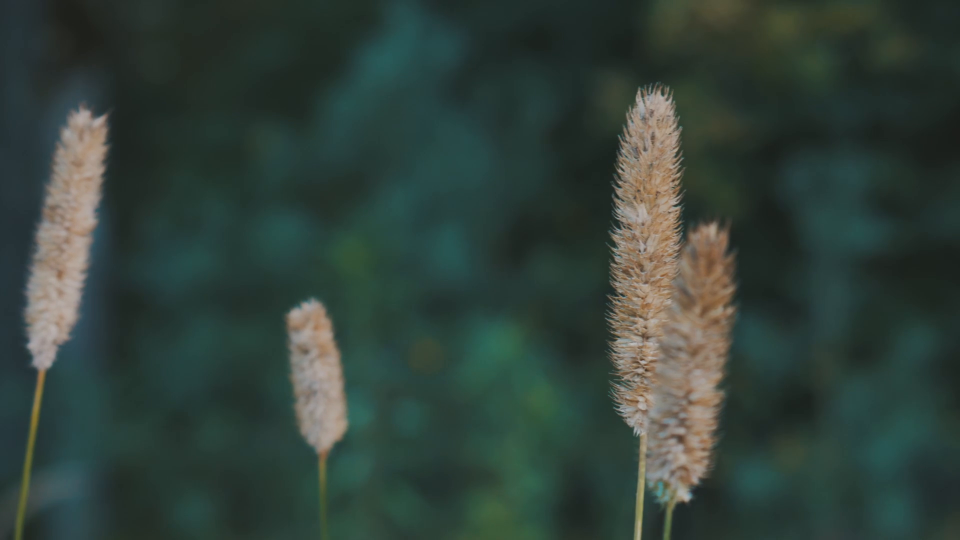
#> input picture frame 13 of opencv_study/videos/video2.mp4, 1920 x 1080 px (shown at 1/2 size)
$ python opencv_video_contour.py
#> lines starting #> are read from the running program, lines starting #| are printed output that depends on the picture; after the words box and inside, x2 and y2 are one past the last pixel; in counts of white or black regions, pixels touching at a corner belong together

import cv2

cap = cv2.VideoCapture("opencv_study/videos/video2.mp4")

# 영상 fps
fps = cap.get(cv2.CAP_PROP_FPS)

delay = int(1000 / fps) # waitKey에 넣을 딜레이 계산

while True:
    ret, frame = cap.read()
#> frame is the input picture: shape (1080, 1920, 3); mean B, G, R 58.2, 65.2, 50
    if not ret:
        print("영상 종료")
        break

    frame = cv2.resize(frame, (640,360))
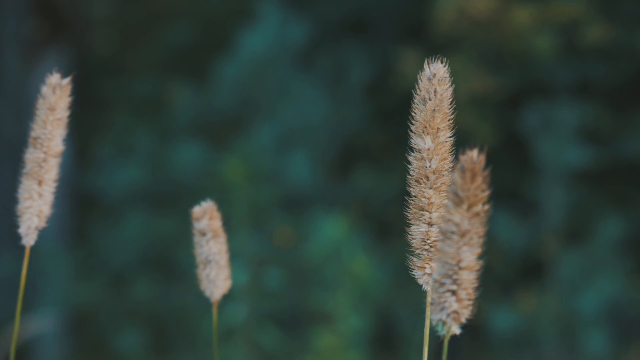
#> frame: shape (360, 640, 3); mean B, G, R 58.2, 65.2, 50

    gray = cv2.cvtColor(frame, cv2.COLOR_BGR2GRAY)
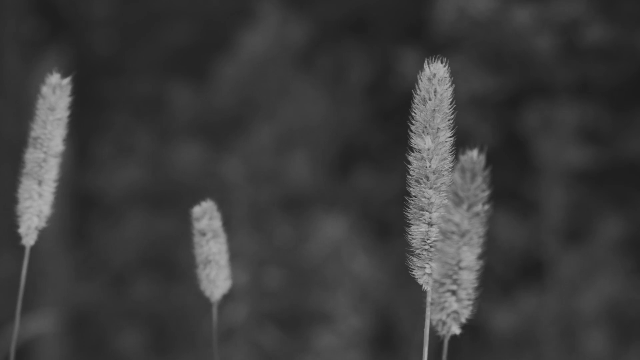
#> gray: shape (360, 640); min 28, max 189, mean 59.8

    blur = cv2.GaussianBlur(gray, (5,5), 0)

    _, thresh = cv2.threshold(
        blur, 100, 255, cv2.THRESH_BINARY
    )
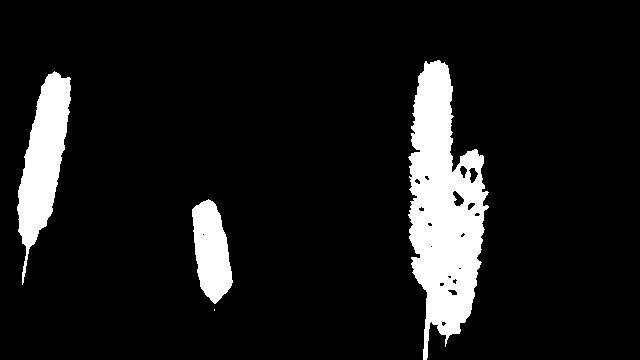
#> thresh: shape (360, 640); 9.8% white; 4 white regions (1 under 20 px)

    contours, _  = cv2.findContours(
        thresh,
        cv2.RETR_EXTERNAL,
        cv2.CHAIN_APPROX_SIMPLE
    )
#> contours = 4 contours, 1 with area under 20; largest, box (x1, y1, x2, y2) and area: (408, 60, 489, 360) 14203, (17, 71, 71, 285) 5324, (192, 199, 233, 304) 2788

    print("객체 몇개 : ", len(contours))
#| 객체 몇개 :  4

    result = frame.copy()

    for cnt in contours:
        x,y,w,h = cv2.boundingRect(cnt)
        cv2.rectangle(
            result,
            (x,y),
            (x+w , y+h),
            (0,0,255), 2
    )
#> this loop made 4 passes
#> (x, y, w, h) on passes 2 to 4: (192, 199, 41, 105), (17, 71, 54, 214), (408, 60, 81, 300)
#> (cnt, x, y, w, h) on pass 1: ([[214, 309], [214, 310]], 214, 309, 1, 2)
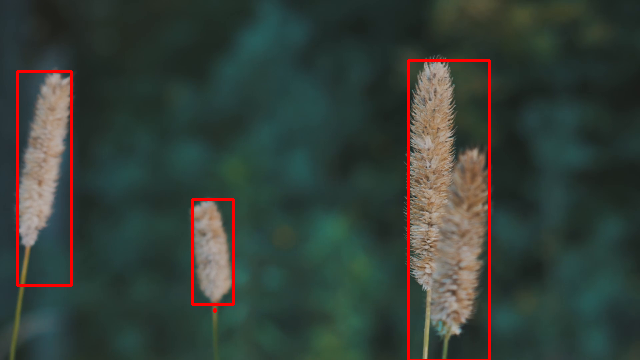
#> result: shape (360, 640, 3); 2% of pixels changed, all inside (x1, y1, x2, y2) = (16, 59, 491, 360)

    cv2.imshow("rect", result)
    cv2.imshow("thresh", thresh)

    if cv2.waitKey(int(delay*2)) == 27:
#> (key Esc is pressed here)
        print("종료")
        break

cap.release()
cv2.destroyAllWindows()

$ run again, starting later in the video
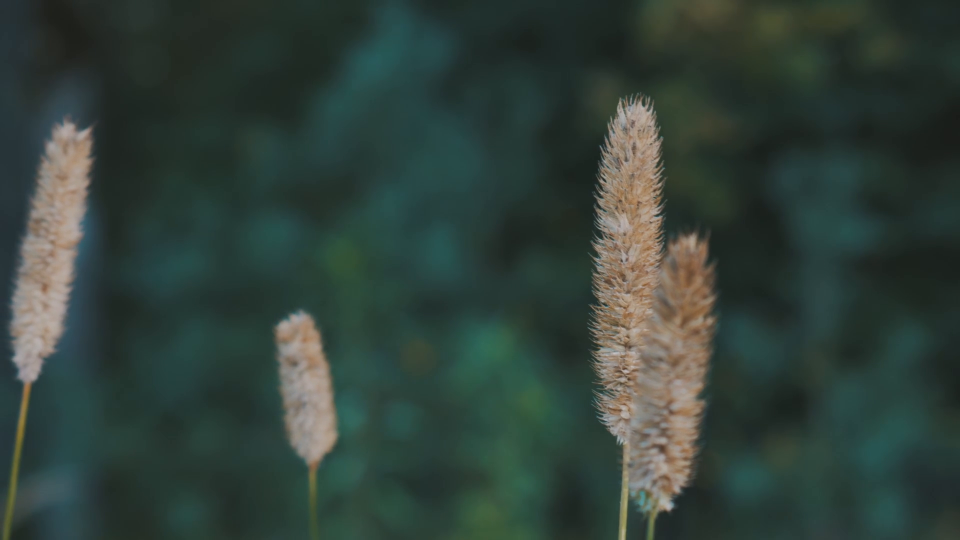
#> input picture frame 62 of opencv_study/videos/video2.mp4, 1920 x 1080 px (shown at 1/2 size)
#> frame is the input picture: shape (1080, 1920, 3); mean B, G, R 58, 65, 49.9
#> frame: shape (360, 640, 3)
#> `_, thresh = cv2.threshold( blur, 100, 255, cv2.THRESH_BINARY )`:
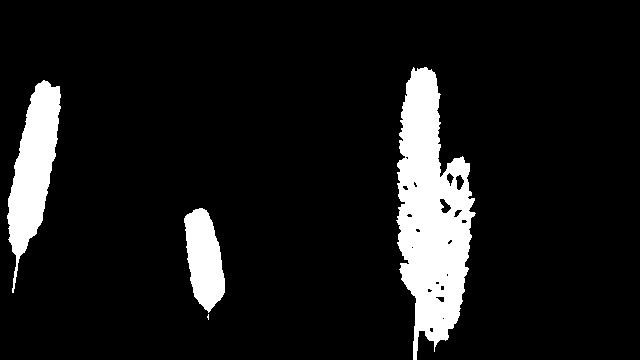
#> thresh: shape (360, 640); 9.7% white; 4 white regions (1 under 20 px)
#> contours = 4 contours, 1 with area under 20; largest, box (x1, y1, x2, y2) and area: (396, 67, 476, 360) 13901, (7, 80, 61, 293) 5343, (184, 208, 225, 313) 2784
#| 객체 몇개 :  4
#> the loop `for cnt in contours:` made 4 passes
#> (x, y, w, h) on passes 1 to 4: (207, 314, 2, 6), (184, 208, 41, 105), (7, 80, 54, 213), (396, 67, 80, 293)
#> after the loop `for cnt in contours:`:
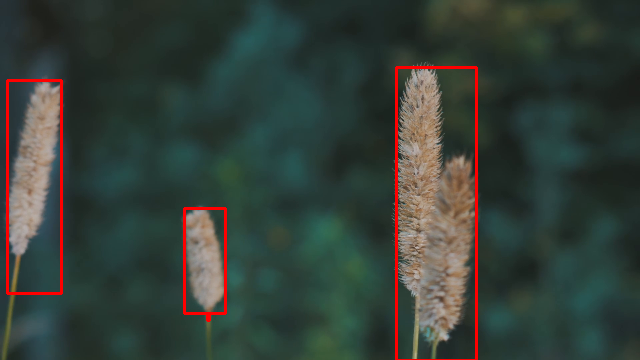
#> result: shape (360, 640, 3); mean B, G, R 56.8, 63.7, 53.9

$ run again, starting later in the video
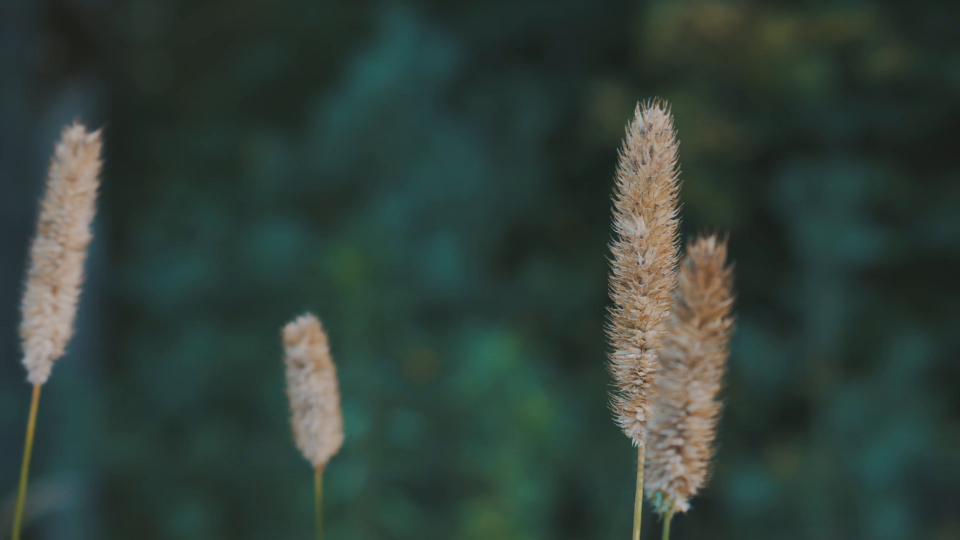
#> input picture frame 110 of opencv_study/videos/video2.mp4, 1920 x 1080 px (shown at 1/2 size)
#> frame is the input picture: shape (1080, 1920, 3); mean B, G, R 57.7, 64.8, 49.6
#> frame: shape (360, 640, 3)
#> `_, thresh = cv2.threshold( blur, 100, 255, cv2.THRESH_BINARY )`:
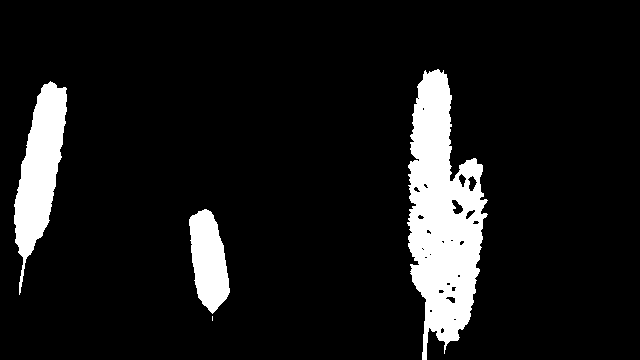
#> thresh: shape (360, 640); 9.7% white; 4 white regions (1 under 20 px)
#> contours = 4 contours, 1 with area under 20; largest, box (x1, y1, x2, y2) and area: (407, 69, 488, 360) 13918, (14, 81, 67, 295) 5332, (189, 209, 230, 314) 2786
#| 객체 몇개 :  4
#> the loop `for cnt in contours:` made 4 passes
#> (x, y, w, h) on passes 2 to 4: (189, 209, 41, 105), (14, 81, 53, 214), (407, 69, 81, 291)
#> after the loop `for cnt in contours:`:
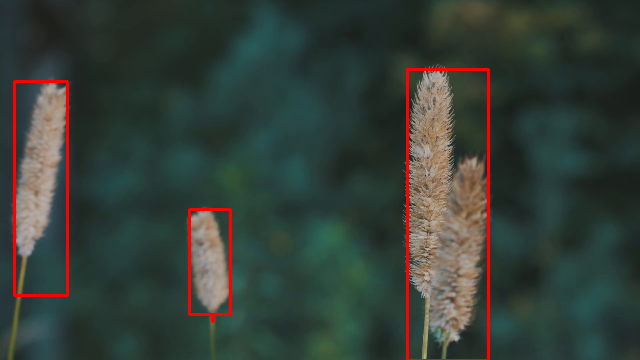
#> result: shape (360, 640, 3); mean B, G, R 56.5, 63.5, 53.7
